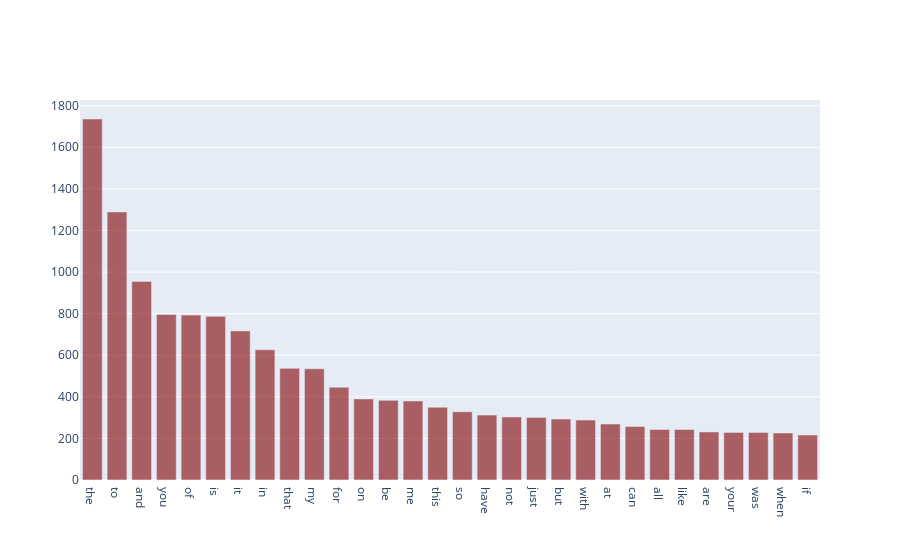

Notebook cell for this chart:
### Code cell
x = train_count_vect.get_feature_names_out()
y = train_term_frequencies

# Combine x and y into a list of tuples
combined_data = list(zip(x, y))

# Sort the combined data based on y values
combined_data.sort(key=lambda pair: pair[1], reverse = True)

# Separate the sorted data back into x and y arrays
x_sorted, y_sorted = zip(*combined_data)

import plotly.graph_objects as go

fig = go.Figure(go.Bar(
            x=x_sorted[:30], 
            y=y_sorted[:30],
            marker=dict(color='rgba(128, 0, 0, 0.6)')))

fig.show()

### Figure 1 — Plotly figure (JSON) as saved in the notebook; plotly's stock layout.template omitted (floating-point values rounded to 4 significant figures)
{"data": [{"marker": {"color": "rgba(128, 0, 0, 0.6)"}, "type": "bar", "x": ["the", "to", "and", "you", "of", "is", "it", "in", "that", "my", "for", "on", "be", "me", "this", "so", "have", "not", "just", "but", "with", "at", "can", "all", "like", "are", "your", "was", "when", "if"], "y": [1736, 1289, 955, 796, 793, 787, 717, 626, 537, 535, 446, 390, 383, 380, 350, 328, 312, 303, 301, 293, 288, 269, 257, 243, 243, 231, 229, 228, 226, 216]}], "layout": {}}
